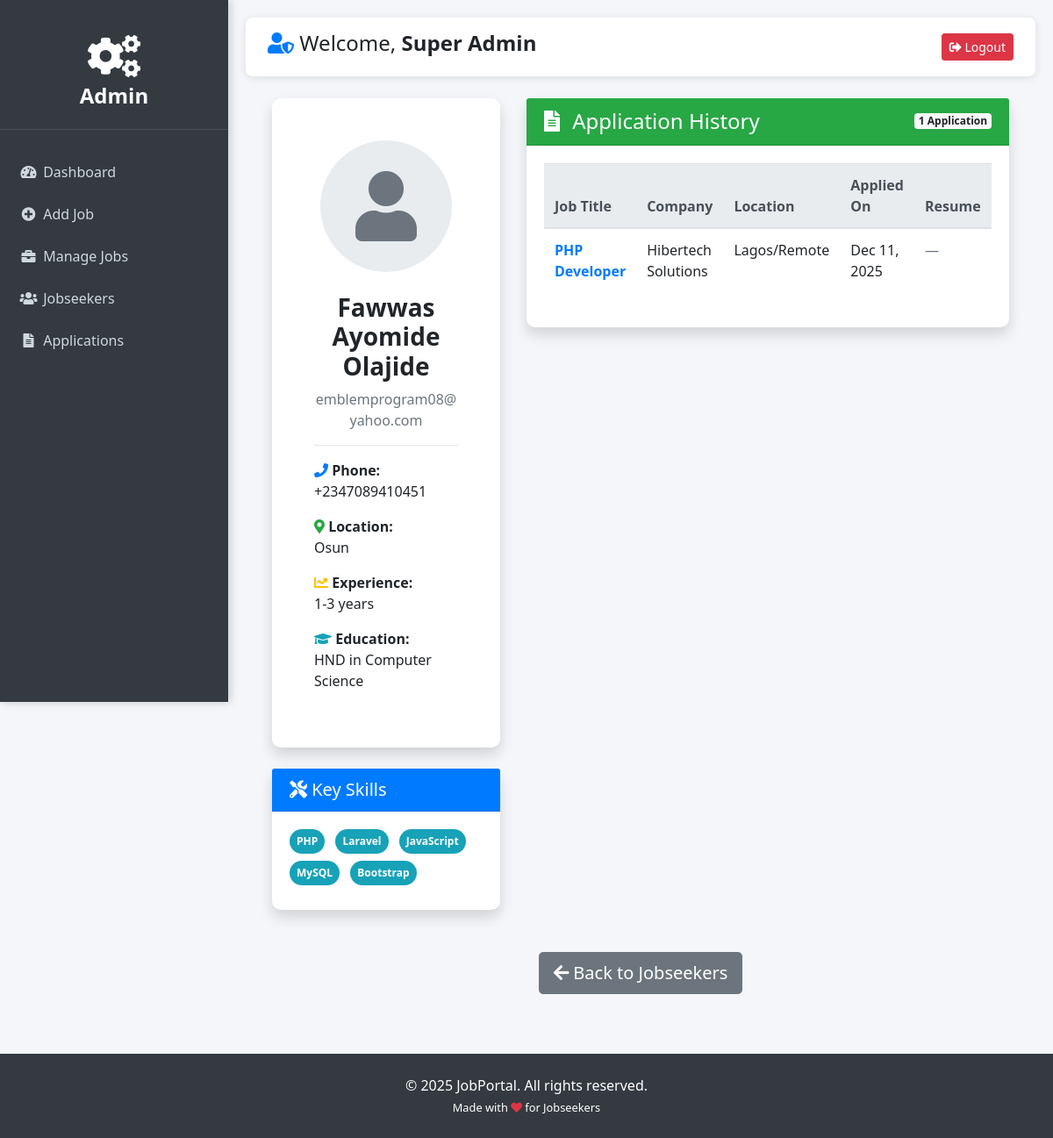
Page /admin/view-user.php?id=2 (signed in) on the committed database.
### tables this page shows
CREATE TABLE IF NOT EXISTS `users` (
  `id` int NOT NULL AUTO_INCREMENT,
  `fullname` varchar(100) DEFAULT NULL,
  `username` varchar(50) NOT NULL,
  `email` varchar(100) NOT NULL,
  `phone` varchar(20) DEFAULT NULL,
  `location` varchar(100) DEFAULT NULL,
  `experience` varchar(50) DEFAULT NULL,
  `education` varchar(100) DEFAULT NULL,
  `skills` text,
  `password` varchar(255) NOT NULL,
  `role` enum('user','admin') DEFAULT 'user',
  `created_at` timestamp NULL DEFAULT CURRENT_TIMESTAMP,
  PRIMARY KEY (`id`),
  UNIQUE KEY `username` (`username`),
  UNIQUE KEY `email` (`email`)
);

CREATE TABLE IF NOT EXISTS `applications` (
  `id` int NOT NULL AUTO_INCREMENT,
  `job_id` int NOT NULL,
  `user_id` int NOT NULL,
  `resume_path` varchar(255) DEFAULT NULL,
  `cover_letter` text,
  `applied_at` timestamp NULL DEFAULT CURRENT_TIMESTAMP,
  PRIMARY KEY (`id`),
  KEY `idx_job` (`job_id`),
  KEY `idx_user` (`user_id`),
  KEY `idx_applied` (`applied_at`)
);

CREATE TABLE IF NOT EXISTS `jobs` (
  `id` int NOT NULL AUTO_INCREMENT,
  `title` varchar(100) NOT NULL,
  `company` varchar(100) NOT NULL,
  `location` varchar(100) NOT NULL,
  `description` text NOT NULL,
  `created_at` timestamp NULL DEFAULT CURRENT_TIMESTAMP,
  `salary` varchar(50) DEFAULT 'Not disclosed',
  `type` varchar(50) DEFAULT 'Full-time',
  `experience_level` varchar(50) DEFAULT 'Not specified',
  PRIMARY KEY (`id`)
);

### admin/view-user.php (the view, shortened to what this page needs)
<?php include '../includes/admin-navbar.php'; ?>
<?php
$user_id = (int)$_GET['id'];
$stmt = $conn->prepare("SELECT * FROM users WHERE id = ? AND role = 'user'");
$stmt->bind_param("i", $user_id);
$stmt->execute();
$result = $stmt->get_result();
if ($result->num_rows !== 1) {
    $error = "Jobseeker not found!";
} else {
    $user = $result->fetch_assoc();
}
?>
<div class="container-fluid mt-4">
    <?php if (isset($error)): ?>
        <div class="alert alert-danger text-center">
            <h4><?php echo $error; ?></h4>
            <a href="manage-users.php" class="btn btn-primary">Back to Jobseekers</a>
        </div>
    <?php else: ?>
        <div class="row">
            <div class="col-lg-4 mb-4">
                <div class="card shadow border-0">
                    <div class="card-body text-center p-5">
                        <div class="avatar mx-auto mb-4" style="width: 150px; height: 150px; background: #e9ecef; border-radius: 50%; display: flex; align-items: center; justify-content: center;">
                            <i class="fas fa-user fa-5x text-muted"></i>
                        </div>
                        <h3 class="font-weight-bold"><?php echo htmlspecialchars($user['fullname'] ?: $user['username']); ?></h3>
                        <p class="text-muted"><?php echo htmlspecialchars($user['email']); ?></p>
                        <hr>
                        <div class="text-left">
                            <p><strong><i class="fas fa-phone text-primary"></i> Phone:</strong><br>
                                <?php echo htmlspecialchars($user['phone'] ?: 'Not provided'); ?></p>
                            <p><strong><i class="fas fa-map-marker-alt text-success"></i> Location:</strong><br>
                                <?php echo htmlspecialchars($user['location'] ?: 'Not provided'); ?></p>
                            <p><strong><i class="fas fa-chart-line text-warning"></i> Experience:</strong><br>
                                <?php echo htmlspecialchars($user['experience'] ?: 'Not specified'); ?></p>
                            <p><strong><i class="fas fa-graduation-cap text-info"></i> Education:</strong><br>
                                <?php echo htmlspecialchars($user['education'] ?: 'Not provided'); ?></p>
                        </div>
                    </div>
                </div>
                <div class="card shadow border-0 mt-4">
                    <div class="card-header bg-primary text-white">
                        <h5 class="mb-0"><i class="fas fa-tools"></i> Key Skills</h5>
                    </div>
                    <div class="card-body">
                        <?php if (!empty($user['skills'])): ?>
                            <div class="tags">
                                <?php
                                $skills = explode(',', $user['skills']);
                                foreach ($skills as $skill):
                                    $skill = trim($skill);
                                    if (!empty($skill)):
                                ?>
                                    <span class="badge badge-info badge-pill mr-2 mb-2 p-2"><?php echo htmlspecialchars($skill); ?></span>
                                <?php
                                    endif;
                                endforeach;
                                ?>
                            </div>
                        <?php else: ?>
                            <p class="text-muted">No skills listed.</p>
                        <?php endif; ?>
                    </div>
                </div>
            </div>
            <div class="col-lg-8">
                <div class="card shadow border-0">
                    <div class="card-header bg-success text-white d-flex justify-content-between align-items-center">
                        <h4 class="mb-0"><i class="fas fa-file-alt mr-2"></i> Application History</h4>
                        <span class="badge badge-light badge-lg">
                            <?php
                            $count_stmt = $conn->prepare("SELECT COUNT(*) AS total FROM applications WHERE user_id = ?");
                            $count_stmt->bind_param("i", $user_id);
                            $count_stmt->execute();
                            $count_result = $count_stmt->get_result();
                            $app_count = $count_result->fetch_assoc()['total'];
                            echo $app_count . " Application" . ($app_count != 1 ? 's' : '');
                            ?>
                        </span>
                    </div>
                    <div class="card-body">
                        <?php
                        $app_sql = "SELECT a.*, j.title, j.company, j.location, j.created_at AS job_posted
                                    FROM applications a
                                    JOIN jobs j ON a.job_id = j.id
                                    WHERE a.user_id = ?
                                    ORDER BY a.applied_at DESC";
                        $app_stmt = $conn->prepare($app_sql);
                        $app_stmt->bind_param("i", $user_id);
                        $app_stmt->execute();
                        $app_result = $app_stmt->get_result();
                        if ($app_result->num_rows > 0):
                        ?>
                            <div class="table-responsive">
                                <table class="table table-hover">
                                    <thead class="thead-light">
                                        <tr>
                                            <th>Job Title</th>
                                            <th>Company</th>
                                            <th>Location</th>
                                            <th>Applied On</th>
                                            <th>Resume</th>
                                        </tr>
                                    </thead>
                                    <tbody>
                                        <?php while ($app = $app_result->fetch_assoc()):
                                            $resume_exists = !empty($app['resume_path']) && file_exists('../' . $app['resume_path']);
                                        ?>
                                            <tr>
                                                <td>
                                                    <strong><a href="../job-details.php?id=<?php echo $app['job_id']; ?>" target="_blank">
                                                        <?php echo htmlspecialchars($app['title']); ?>
                                                    </a></strong>
                                                </td>
                                                <td><?php echo htmlspecialchars($app['company']); ?></td>
                                                <td><?php echo htmlspecialchars($app['location']); ?></td>
                                                <td><?php echo date("M j, Y", strtotime($app['applied_at'])); ?></td>
                                                <td>
                                                    <?php if ($resume_exists): ?>
                                                        <a href="../<?php echo $app['resume_path']; ?>" target="_blank" class="btn btn-success btn-sm">
                                                            <i class="fas fa-file-pdf"></i> View
                                                        </a>
                                                    <?php else: ?>
                                                        <span class="text-muted">—</span>
                                                    <?php endif; ?>
                                                </td>
                                            </tr>
                                        <?php endwhile; ?>
                                    </tbody>
                                </table>
                            </div>
                        <?php endif; ?>
                    </div>
                </div>
            </div>
        </div>
        <div class="text-center mt-4">
            <a href="manage-users.php" class="btn btn-secondary btn-lg">
                <i class="fas fa-arrow-left"></i> Back to Jobseekers
            </a>
        </div>
    <?php endif; ?>
</div>
</div>
</div>
<?php include '../includes/footer.php'; ?>
</body>
</html>

### includes/admin-navbar.php (shortened to what this page needs)
<?php
include 'connect.php';
$admin_name = "Admin";
if (isset($_SESSION['user_id'])) {
    $stmt = $conn->prepare("SELECT fullname, username FROM users WHERE id = ? AND role = 'admin'");
    $stmt->bind_param("i", $_SESSION['user_id']);
    $stmt->execute();
    $result = $stmt->get_result();
    if ($row = $result->fetch_assoc()) {
        $admin_name = $row['fullname'] ?: $row['username'];
    }
}
?>
<!DOCTYPE html>
<html lang="en">
<head>
    <link rel="stylesheet" href="https://stackpath.bootstrapcdn.com/bootstrap/4.5.2/css/bootstrap.min.css">
    <link rel="stylesheet" href="https://cdnjs.cloudflare.com/ajax/libs/font-awesome/5.15.4/css/all.min.css">
    <link rel="stylesheet" href="../assets/css/style.css">
</head>
<body>
<div class="admin-sidebar">
    <div class="logo text-white">
        <i class="fas fa-cogs fa-2x"></i><br>Admin
    </div>
    <nav class="mt-4">
        <a href="dashboard.php" class="nav-link <?php echo basename($_SERVER['PHP_SELF']) == 'dashboard.php' ? 'active' : ''; ?>">
            <i class="fas fa-tachometer-alt"></i> <span class="nav-text">Dashboard</span>
        </a>
        <a href="add-job.php" class="nav-link <?php echo basename($_SERVER['PHP_SELF']) == 'add-job.php' ? 'active' : ''; ?>">
            <i class="fas fa-plus-circle"></i> <span class="nav-text">Add Job</span>
        </a>
        <a href="manage-jobs.php" class="nav-link <?php echo in_array(basename($_SERVER['PHP_SELF']), ['manage-jobs.php', 'edit-job.php', 'delete-job.php']) ? 'active' : ''; ?>">
            <i class="fas fa-briefcase"></i> <span class="nav-text">Manage Jobs</span>
        </a>
        <a href="manage-users.php" class="nav-link <?php echo basename($_SERVER['PHP_SELF']) == 'manage-users.php' ? 'active' : ''; ?>">
            <i class="fas fa-users"></i> <span class="nav-text">Jobseekers</span>
        </a>
        <a href="applications.php" class="nav-link <?php echo basename($_SERVER['PHP_SELF']) == 'applications.php' ? 'active' : ''; ?>">
            <i class="fas fa-file-alt"></i> <span class="nav-text">Applications</span>
        </a>
    </nav>
</div>
<div class="main-content">
    <div class="topbar">
        <h4><i class="fas fa-user-shield text-primary"></i> Welcome, <strong><?php echo htmlspecialchars($admin_name); ?></strong></h4>
        <a href="../logout.php" class="btn btn-danger btn-sm">
            <i class="fas fa-sign-out-alt"></i> Logout
        </a>
    </div>
    <div class="container-fluid">

### includes/footer.php (shortened to what this page needs)
<footer class="bg-dark text-white text-center py-4 mt-5">
    <div class="container">
        <p class="mb-0">&copy; <?php echo date("Y"); ?> JobPortal. All rights reserved.</p>
        <small>Made with <i class="fas fa-heart text-danger"></i> for Jobseekers</small>
    </div>
</footer>
</body>
</html>

### assets/css/style.css (style rules this page uses)
.card { border: none; border-radius: 10px; }

### includes/admin-navbar.php (style rules this page uses)
body { background: #f4f6f9; font-family: 'Segoe UI', sans-serif; }
.admin-sidebar { position: fixed; top: 0; left: 0; height: 100vh; width: 260px; background: #343a40; color: white; padding-top: 20px; box-shadow: 2px 0 10px rgba(0,0,0,0.2); z-index: 1000; }
.admin-sidebar .logo { text-align: center; padding: 20px 15px; font-size: 1.5rem; font-weight: bold; border-bottom: 1px solid #495057; }
.admin-sidebar .nav-link { color: #cfd8dc; padding: 12px 20px; border-radius: 0; transition: all 0.3s; }
.admin-sidebar .nav-link i { width: 25px; text-align: center; }
.main-content { margin-left: 260px; padding: 20px; }
.topbar { background: white; padding: 15px 25px; box-shadow: 0 2px 10px rgba(0,0,0,0.1); border-radius: 8px; margin-bottom: 25px; display: flex; justify-content: space-between; align-items: center; }

### rows in the picture
users: fullname "Super Admin"
users: fullname "Fawwas Ayomide Olajide", email "emblemprogram08@yahoo.com", phone "+2347089410451", location "Osun", experience "1-3 years", education "HND in Computer Science", skills "PHP", skills "Laravel", skills "JavaScript", skills "MySQL", skills "Bootstrap"
applications: job.title "PHP Developer", job.company "Hibertech Solutions", job.location "Lagos/Remote", applied_at "Dec 11, 2025"

### other values in the picture
$app_count "1"
